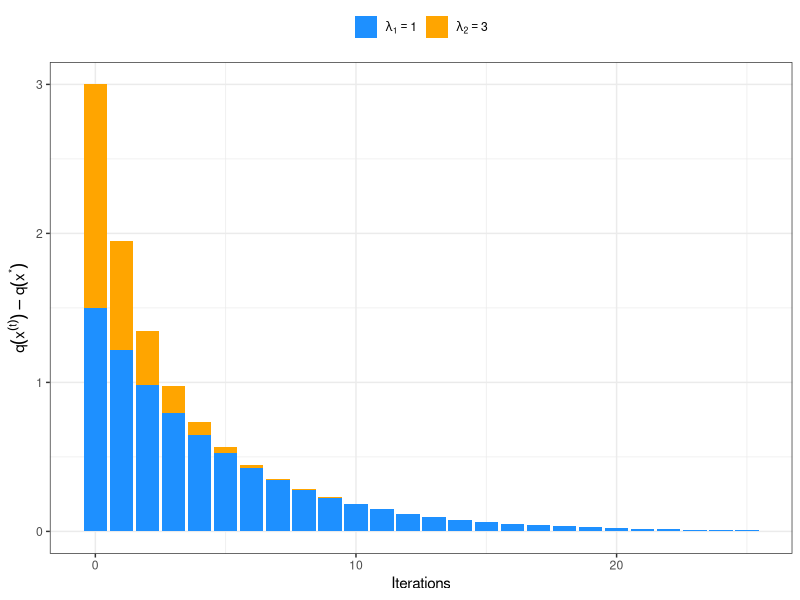

Reproduce this figure in R.
# Used in: 07-gdquad.tex
#
# Generates stacked bar chart of GD regret decomposed by eigenvector mode,
# using the closed-form expression from the slide:
#   q(x^t) - q(x*) = 1/2 * sum_i (1 - 2*alpha*lambda_i)^(2t) * lambda_i * w_i^[0]^2
# A = [[2,1],[1,2]] (eigenvalues lambda_1=1, lambda_2=3), alpha=0.05,
# w0 chosen so both modes have equal initial contribution.
# Produces:
#   figure/gd_conv.pdf

library(ggplot2)

set.seed(123L)

A = matrix(c(2, 1, 1, 2), nrow = 2L)
lambdas = sort(eigen(A)$values)  # c(1, 3), ascending: lambda_1 <= lambda_2

alpha = 0.05
# equal initial contributions: 1/2 * lambda_i * w0_i^2 = 1.5 for both modes
w0 = c(sqrt(3), 1)
n_iter = 25L

t_seq = 0:n_iter

contributions = do.call(rbind, lapply(seq_along(lambdas), function(i) {
  contrib = 0.5 * lambdas[i] * (1 - 2 * alpha * lambdas[i])^(2 * t_seq) * w0[i]^2
  data.frame(t = t_seq, contribution = contrib, mode = paste0("mode", i))
}))
contributions$mode = factor(contributions$mode, levels = c("mode2", "mode1"))

p = ggplot(contributions, aes(x = t, y = contribution, fill = mode)) +
  geom_col() +
  scale_fill_manual(
    values = c("mode1" = "dodgerblue", "mode2" = "orange"),
    breaks = c("mode1", "mode2"),
    labels = expression(lambda[1] == 1, lambda[2] == 3),
    name = NULL
  ) +
  labs(x = "Iterations", y = expression(q(x^(t)) - q(x^"*"))) +
  theme_bw() +
  theme(legend.position = "top")

ggsave("../figure/gd_conv.pdf", plot = p, width = 4, height = 3)
